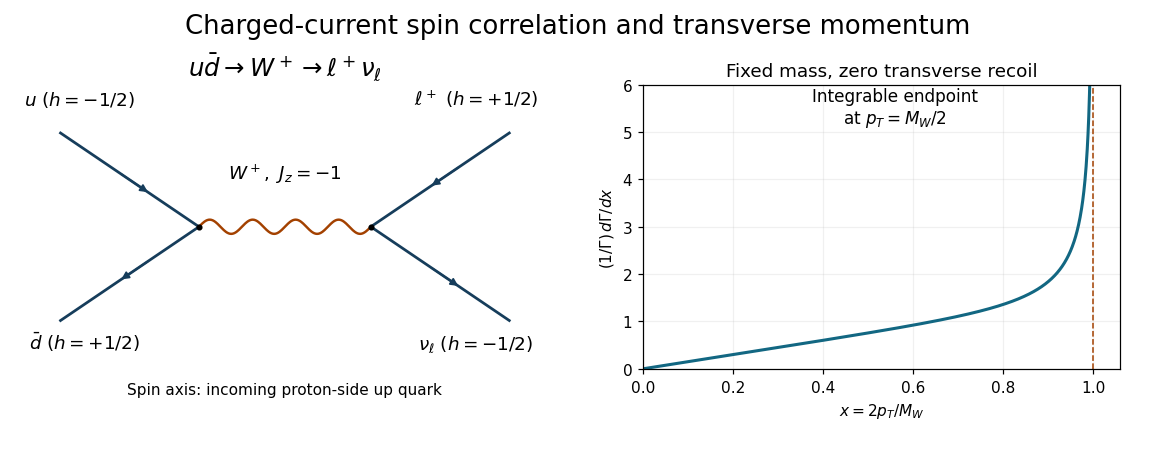

Write the Python code that produced this figure.
"""Original W production diagram and Jacobian spectrum; Python 3.14."""
from pathlib import Path
import matplotlib
matplotlib.use('Agg')
import matplotlib.pyplot as plt
import numpy as np

fig,ax=plt.subplots(1,2,figsize=(10.5,4.1),facecolor='white')
fig.subplots_adjust(left=.04,right=.97,bottom=.18,top=.81,wspace=.25)
a=ax[0];a.set(xlim=(0,1),ylim=(0,1));a.axis('off')
a.set_title(r'$u\bar d\to W^+\to\ell^+\nu_\ell$',fontsize=16)
def ferm(start,end,rev=False):
 a.plot(*zip(start,end),color='#163d5b',lw=1.8)
 p=np.array(start);d=np.array(end)-p
 a.annotate('',xy=p+(.42 if rev else .65)*d,xytext=p+(.65 if rev else .42)*d,arrowprops={'arrowstyle':'-|>','color':'#163d5b','lw':1.2})
l,r=(.32,.5),(.68,.5)
ferm((.03,.83),l);ferm((.03,.17),l,True)
ferm(r,(.97,.83),True);ferm(r,(.97,.17))
x=np.linspace(.32,.68,250);a.plot(x,.5+.025*np.sin(np.linspace(0,8*np.pi,len(x))),color='#a34100',lw=1.6)
for p in [l,r]:a.plot(*p,'o',color='black',ms=3)
for x,y,label in [(.07,.93,r'$u\ (h=-1/2)$'),(.08,.07,r'$\bar d\ (h=+1/2)$'),(.90,.93,r'$\ell^+\ (h=+1/2)$'),(.90,.07,r'$\nu_\ell\ (h=-1/2)$'),(.5,.67,r'$W^+,\ J_z=-1$')]:a.text(x,y,label,ha='center',fontsize=12)
a.text(.5,-.09,'Spin axis: incoming proton-side up quark',ha='center',fontsize=10)
x=np.linspace(0,.999,1200)
f=.75*x*(2-x*x)/np.sqrt(1-x*x)
b=ax[1];b.plot(x,f,color='#126782',lw=2);b.axvline(1,color='#a34100',ls='--',lw=1)
b.set(xlim=(0,1.06),ylim=(0,6),xlabel=r'$x=2p_T/M_W$',ylabel=r'$(1/\Gamma)\,d\Gamma/dx$',title='Fixed mass, zero transverse recoil')
b.text(.56,5.2,'Integrable endpoint\nat $p_T=M_W/2$',ha='center',fontsize=11)
b.grid(alpha=.18)
fig.suptitle('Charged-current spin correlation and transverse momentum',fontsize=17,y=.97)
fig.savefig(Path.cwd()/Path(__file__).with_suffix('.png').name,dpi=110,facecolor='white',transparent=False,metadata={'Software':'Matplotlib'})
plt.close(fig)
